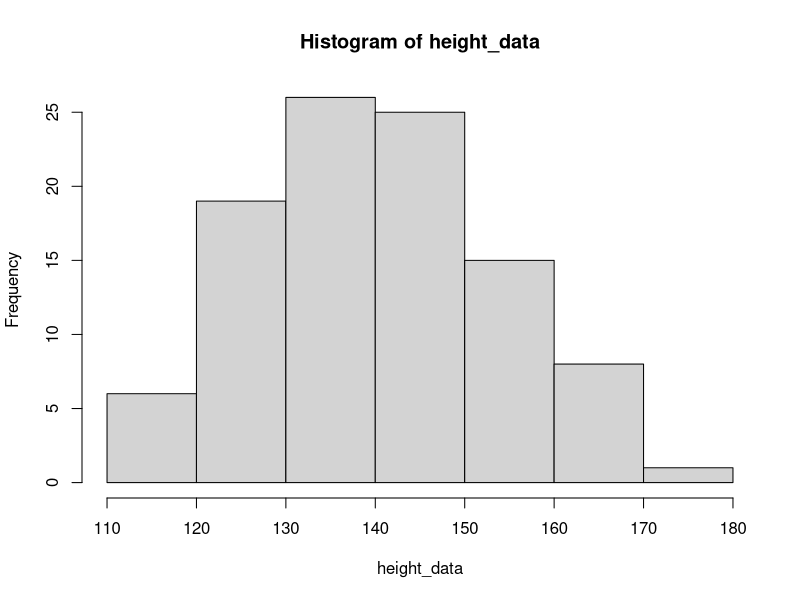
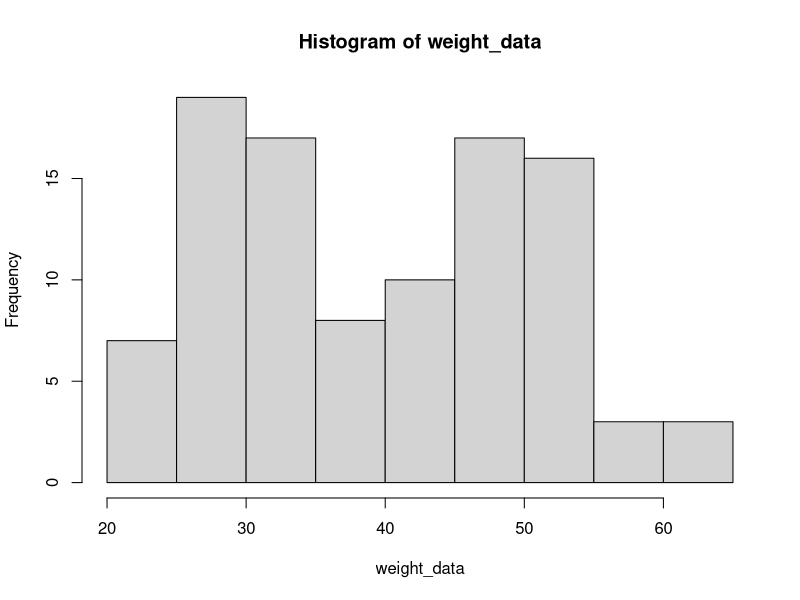
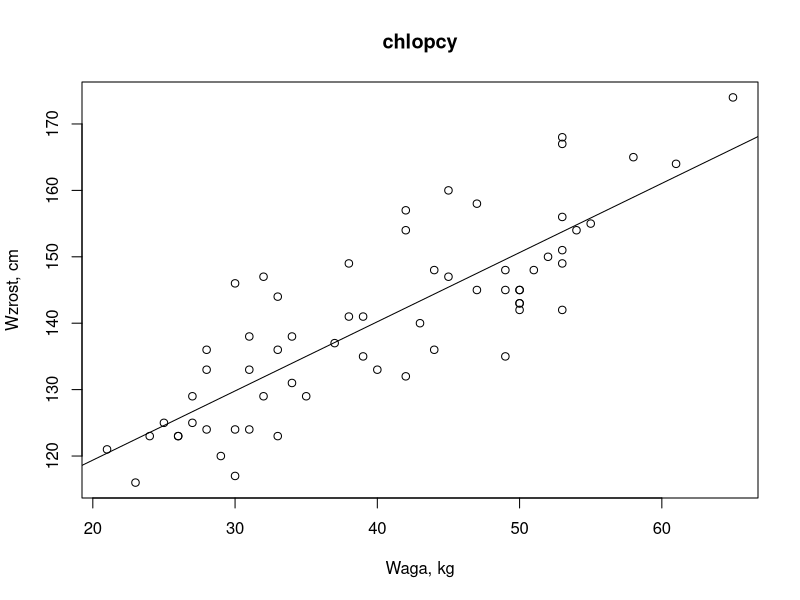
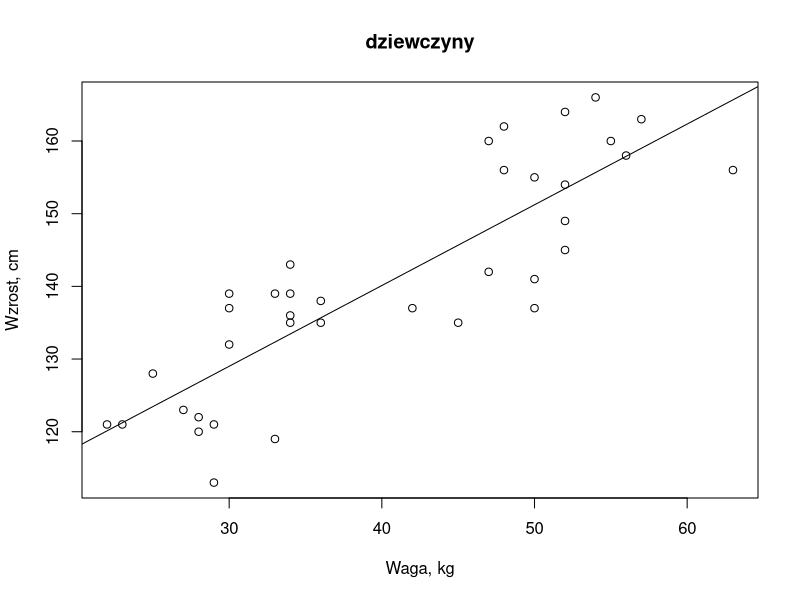
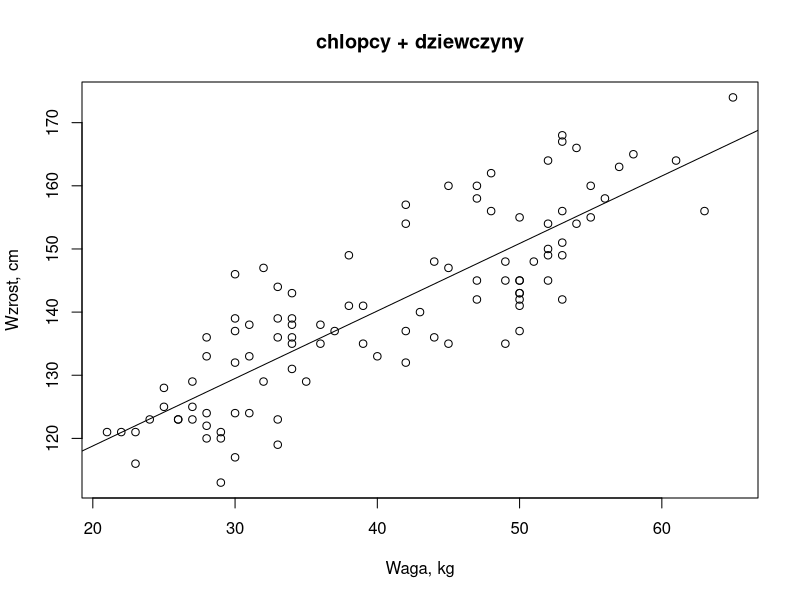

The R source for these figures, in order: (Note: this script raises an error after producing the figures.)
#  WCZYTYWANIE BIBLIOTEK
library("MASS")
library("ggplot2")

# WCZYTYWANIE DANYCH
data <- read.delim("dane.txt")

height_data <- data[ , c("wzrost")]  
gender_data <- data[ , c("plec")]  
weight_data <- data[ , c("waga")]  


# ZADANIE 1
mean(height_data)
sd(height_data)
quantile(height_data)
hist(height_data)
hist(weight_data)

# ZADANIE 2
chlopcy  <- subset(data, plec==1)
dziewczyny <- subset(data, plec==0)

model_reglinp <- function(X) {
  return( lm(X$wzrost ~ X$waga) )
}

reglinp = function(X, name){
  fit <- model_reglinp(X)

  summary(fit)
  plot(X$waga, X$wzrost, main = name, xlab = "Waga, kg", ylab = "Wzrost, cm") 
  abline(fit)

  return(fit)
}

boys_model     <- reglinp(chlopcy,    "chlopcy")
girls_model    <- reglinp(dziewczyny, "dziewczyny")
everyone_model <- reglinp(data,       "chlopcy + dziewczyny")

# Zadanie 3
slope_coefficients <- c(boys_model[["coefficients"]][["(Intercept)"]],
                        girls_model[["coefficients"]][["(Intercept)"]],
                        everyone_model[["coefficients"]][["(Intercept)"]])
slope_coefficients

const_term_coefficients <-  c(boys_model[["coefficients"]][["X$waga"]],
                              girls_model[["coefficients"]][["X$waga"]],
                              everyone_model[["coefficients"]][["X$waga"]])
const_term_coefficients

std_err <- function(x) sd(x) / sqrt(length(x))

std_err(slope_coefficients)
std_err(const_term_coefficients)

# Zadanie 4
prediction <- function(data) {
  model <- model_reglinp(data)

  pred.int <- predict(model, interval = "prediction")
  mydata   <- cbind(data, pred.int)

  p <- ggplot(mydata, aes(data$waga, data$wzrost)) +
       geom_point() +
       stat_smooth(method = lm)

  p + geom_line(aes(y = lwr), color = "red", linetype = "dashed") +
      geom_line(aes(y = upr), color = "red", linetype = "dashed")
}


prediction(boys)
prediction(girls)
prediction(data)

# Zadanie 5
resiDUDES <- residuals(boys_model)
resiGURLS <- residuals(girls_model)
resiALL   <- residuals(everyone_model)

hist(resiDUDES) 
hist(resiGURLS)
hist(resiALL)

# jeżeli p-value > 0.05, to rozkład danych możemy uznać za normalny
shapiro.test(resiDUDES) # rozkład nie jest normalny
shapiro.test(resiGURLS) # rozkład normalny
shapiro.test(resiALL)   # rozkład normalny
